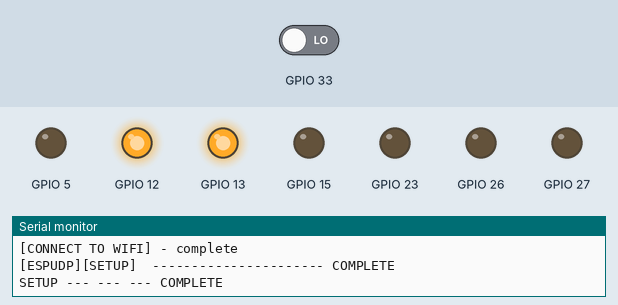
Recording of a program running on a simulated ESP32. Shown: output pins drawn as LEDs (lit = HIGH), the last lines printed to the serial monitor. The test bench sets the inputs (shaded band); at power-on: GPIO 33 LOW.

Above: at 4.4 s.
4.5 s: GPIO 33 driven HIGH
At 5.2 s:
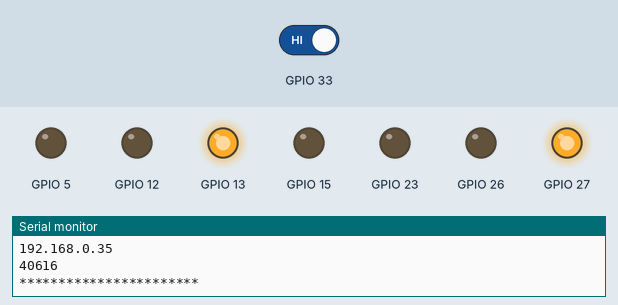
7.5 s: GPIO 33 driven LOW
At 9.5 s:
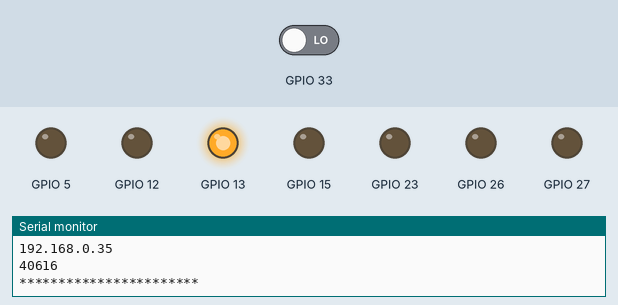
Timing chart, 0 to 11.0 s (numbered marks = the images above; inputs shaded):
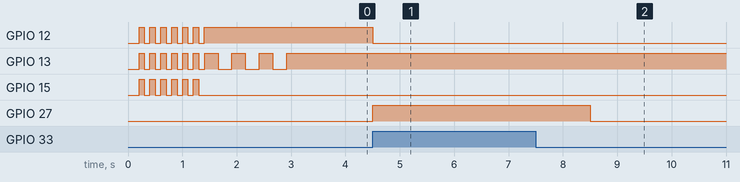

The program:

main.cpp
```cpp
#include <Arduino.h>
#include <EspChannel.h>


// ______________________________________________________________________________________________ PARAMETERS

//Static IP address configuration
//      ROBOT IPS
// IP = 192.168.0.6 -> SIID
// IP = 192.168.0.7 -> BLACKWING
// IP = 192.168.0.8 -> SONOMA
//      ESP IPS
// IP = 192.168.0.40 -> ACC 1
// IP = 192.168.0.41 -> ACC 2
// IP = 192.168.0.50 -> SONAR 1

//const IPAddress staticIP(192, 168, 0, 30);  // Accelerometer 4
//const IPAddress staticIP(192, 168, 0, 50);  // capsensor
//const IPAddress staticIP(192, 168, 0, 55);  // btn1 - right verde (N_2)
const IPAddress staticIP(192, 168, 0, 56);  // btn2 - right rosso (N_7)
//const IPAddress staticIP(192, 168, 0, 57);  // btn3 - wrong blu (N_3)
//const IPAddress staticIP(192, 168, 0, 58);  // btn4 - right giallo (N_6)
//const IPAddress staticIP(192, 168, 0, 59);  // btn5 - wrong nero (N_4)
//const IPAddress staticIP(192, 168, 0, 60);  // btn6 - wrong verde (N_5)
//const IPAddress staticIP(192, 168, 0, 61);  // btn1 - wrong giallo (N_1)

//const IPAddress staticIP(192, 168, 43, 10); //btn1 su Honor 9 Lite

// ______________________________________________________________________________________________ ESP CHANNEL


// ---------- ACCELEROMETER
//Accelerometer 4 : SDA 18 SCL 19
//Accelerometer 6 : SDA 21 SCL 22

int accPinA = 18; //18 SDA 32 21
int accPinB = 19; //19 SCL 33 22
AccEspChannel espChannel(staticIP, accPinA, accPinB);


// ______________________________________________________________________________________________ MAIN

void setup() {

  // SERIAL
  Serial.begin(115200);
  delay(200);
  Serial.println("SETUP --- --- --- BEGIN");

  // SETUP ESP CHANNEL
  espChannel.setup();
  delay(200);

  // wait for a few seconds before starting
  delay(100);
  Serial.println("SETUP --- --- --- COMPLETE");
}

void loop() {

  espChannel.loop();
}
```

Measured:
- after the input at 4.5 s, GPIO 12: HIGH → LOW at once; GPIO 27: LOW → HIGH at once
- after the input at 7.5 s, GPIO 27: HIGH → LOW after 1.0 s
